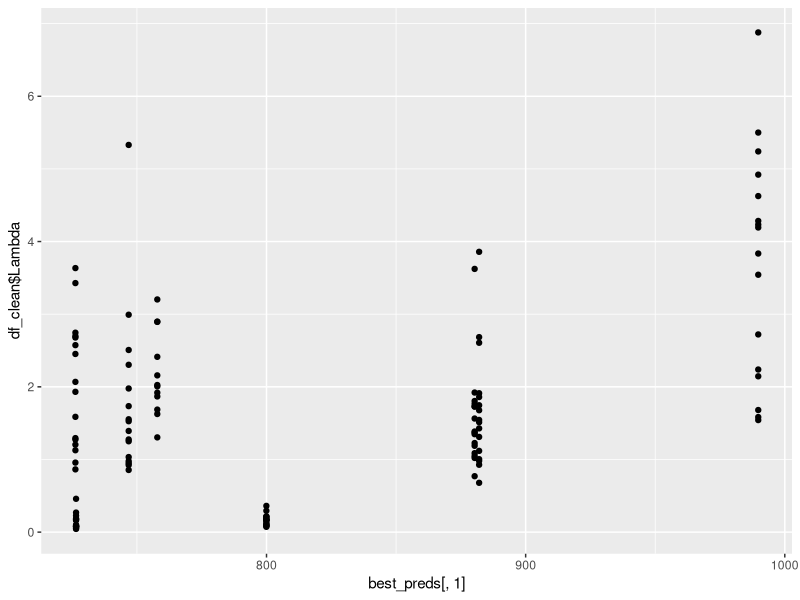
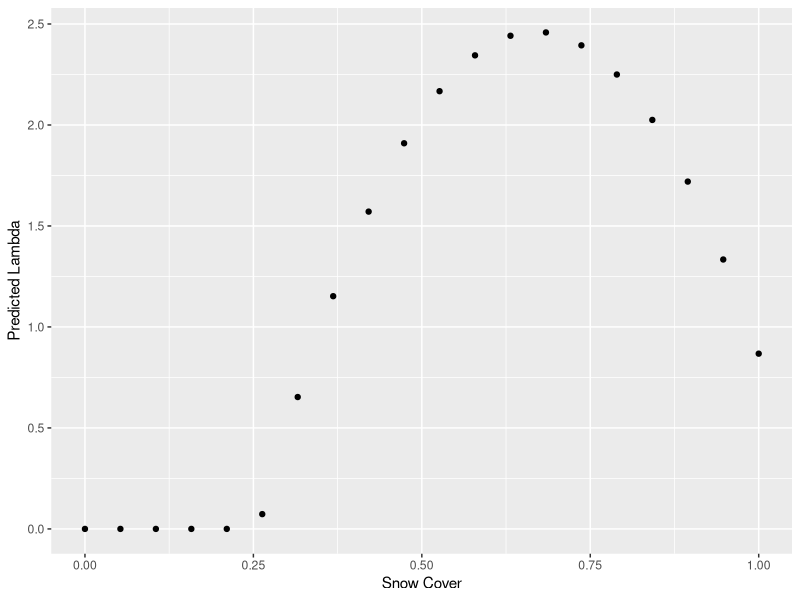
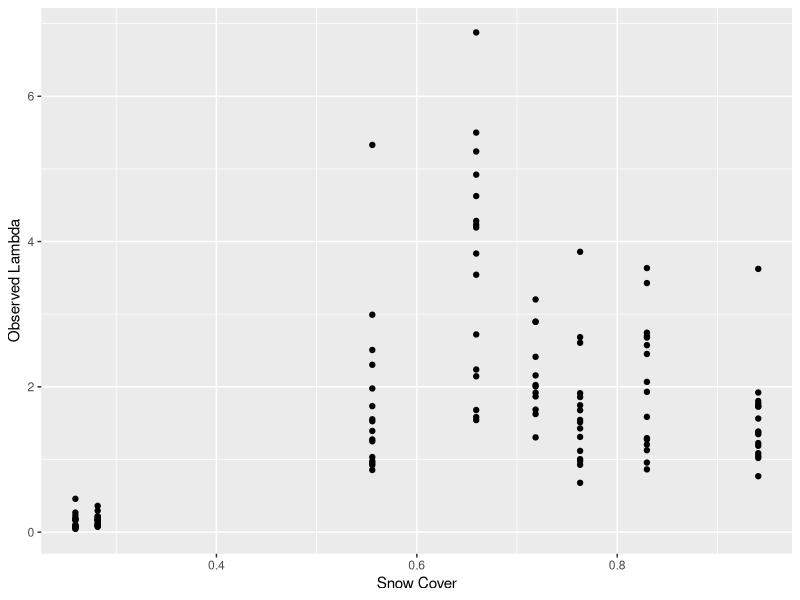

Write the R code that produced these figures, in order.
## ---- chunk 1
knitr::opts_chunk$set(echo = TRUE)
## ---- chunk 2
# Preliminaries -----------------------------------------------------------
library(tidyverse)

# Get input data ----------------------------------------------------------
df <- read.csv(file="../CleanData/CleanBromusData.csv",comment.char="#")
df <- df[,-ncol(df)]                 # remove empty final column
df_clean <- df[complete.cases(df),]  # remove 4 missing lambda

df_preds <- df_clean[,8:18]           # create dataframe of predictor variables
## ---- chunk 3
# Function Model Fit ------------------------------------------------------
# inputs: response variable, predictor variable
# outputs: adjusted r2 for linear and quadratic regression models

quad_fit <- function(x=df_clean$Snow.Cover, y=df_clean$Lambda){
  M1 <- summary(lm(y~x))
  M2 <- summary(lm(y~poly(x,2)))
  return(c(M1$adj.r.squared,M2$adj.r.squared))
}
# -------------------------------------------------------------------------
# map all predictor variables to quad_fit
summary_df <- map(df_preds,quad_fit,y=df_clean$Lambda)

# put into a summary data frame and add column labels
summary_df <- t(bind_rows(summary_df))
colnames(summary_df) <- c("Linear","Quadratic")
# -------------------------------------------------------------------------
## ---- chunk 4
print(summary_df)
## ---- chunk 5
# best variables are:
# Grow.Season.DD.all.days (4)
# Grow.Season.Precip.Total (5)
# Snow.Cover (6)
best_preds <- df_preds[,4:6]
  
y <- df_clean$Lambda
x_1 <- best_preds[,1]
x_2 <- best_preds[,2]
x_3 <- best_preds[,3]

model_1 <- summary(lm(y~poly(x_1,2) + poly(x_2,2) + poly(x_3,2)))
print(model_1)

## ---- chunk 6
# Try adding an interaction term -----------------------------------------

model_3 <- summary(lm(y~poly(x_1,2) + poly(x_3,2) + x_1*x_3))
print(model_3)
## ---- chunk 7
model_2 <- summary(lm(y~poly(x_1,2) + poly(x_3,2)))
print(model_2)

## ---- chunk 8
# Function Lambda Model -----------------------------------------------
# inputs: lambda vector, and data frame of predictor variables
# outputs: linear model for forecasting

lambda_model <- function(y=df_clean$Lambda,z=best_preds){
  y <- df_clean$Lambda
  x_1 <- z[,1] # Grow.Season.DD.all.days
  x_2 <- z[,3]  # Snow.Cover
  forecast_model <- lm(y~poly(x_1,2) + poly(x_2,2))
}

# Function Lambda predict -------------------------------------------------
# inputs: linear model, degree days (vector), snow cover (vector)
# outputs: predicted lambda

lambda_predict <- function(m=my_model,degree_days=c(800,600),snow=c(0.83,.74)) {

z <- predict(object=m, newdata=data.frame(x_1=degree_days,x_2=snow))
z[z<0] <- 0   # reset to 0 any predicted negative values for lambda
return(z)
}

## ---- chunk 9
lambda_predict(m=lambda_model(),degree_days=sample(600:800,10),snow=runif(10))
## ---- chunk 10
# set limits for parameter inputs
snow_low <- 0.0
snow_high <- 1.0
dd_low <- 0.5*min(x_1)
dd_high <- 1.5*max(x_1)

# create parameter data frame with column for output
param_df <- expand.grid(snow_cover=seq(from=snow_low, to=snow_high, length.out=20),
                        degree_days=seq(from=dd_low, to=dd_high,length.out=20))
param_df$lambda <- NA

# apply function to each row
for (i in 1:nrow(param_df)){
  param_df[i,3] <- lambda_predict(m=lambda_model(),
                                  degree_days=param_df[i,2],
                                  snow=param_df[i,1])
}

## ---- chunk 11
qplot(x=best_preds[,1],y=df_clean$Lambda)                                  

## ---- chunk 12
# Function Lambda Model2-----------------------------------------------
# inputs: lambda vector, and data frame of predictor variables
# outputs: linear model for forecasting

lambda_model2 <- function(y=df_clean$Lambda,z=best_preds){
  y <- df_clean$Lambda
  # x_1 <- z[,1] # Grow.Season.DD.all.days
  x_2 <- z[,3]  # Snow.Cover
  forecast_model <- lm(y~ poly(x_2,2))
}

# Function Lambda predict2 -------------------------------------------------
# inputs: linear model, degree days (vector), snow cover (vector)
# outputs: predicted lambda

lambda_predict2 <- function(m=my_model,snow=c(0.83,.74)) {

z <- predict(object=m, newdata=data.frame(x_2=snow))
z[z<0] <- 0   # reset to 0 any predicted negative values for lambda
return(z)
}

param_df2 <- data.frame(snow_cover=seq(from=snow_low, to=snow_high, length.out=20),
                        lambda=NA)
## ---- chunk 13

# apply function to each row
for (i in 1:nrow(param_df2)){
  param_df2[i,2] <- lambda_predict2(m=lambda_model2(),
                                  snow=param_df2[i,1])
}
plot_1 <- ggplot(param_df2,aes(x=snow_cover,y=lambda)) +
          geom_point() +
          xlab("Snow Cover") +
          ylab("Predicted Lambda")

plot(plot_1)
## ---- chunk 14
df <- data.frame(Snow.Cover=df_clean$Snow.Cover, Lambda=df_clean$Lambda)
plot_2 <- ggplot(df,aes(x=Snow.Cover,y=Lambda)) +
          geom_point() +
          xlab("Snow Cover") +
          ylab("Observed Lambda")

plot(plot_2)
